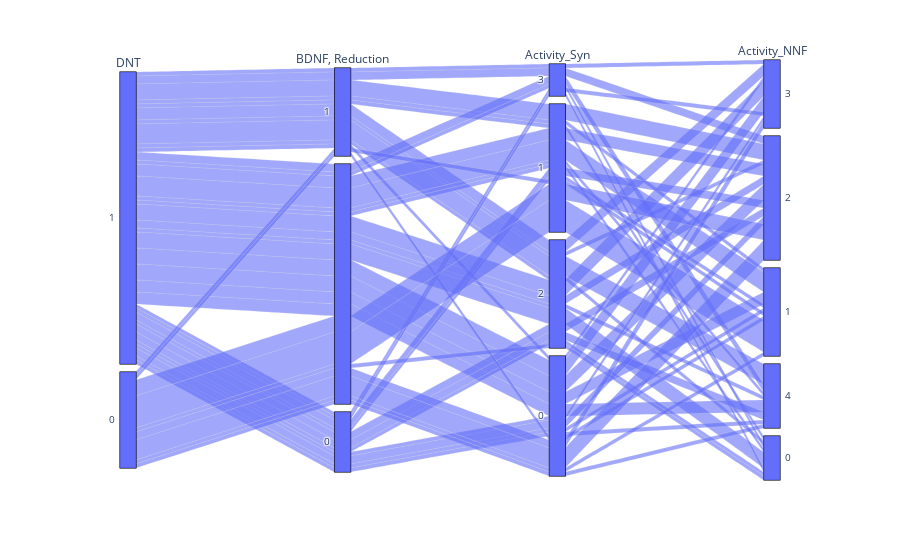

Notebook cell for this chart:
### Markdown cell above
### Parallel categories diagram

### Code cell
df = data[['DNT', 'BDNF, Reduction', 'Activity_Syn', 'Activity_NNF']]
fig = px.parallel_categories(df, color_continuous_scale=px.colors.diverging.Tealrose, color_continuous_midpoint=0)

fig.show()

### Figure 1 — Plotly figure (JSON) as saved in the notebook; plotly's stock layout.template omitted (floating-point values rounded to 4 significant figures)
{"data": [{"dimensions": [{"label": "DNT", "values": [1, 1, 1, 1, 1, 1, 1, 1, 1, 1, 1, 1, 1, 1, 1, 1, 1, 1, 1, 1, 1, 1, 1, 1, 1, 1, 1, 1, 1, 1, 1, 1, 1, 1, 1, 1, 1, 1, 1, 1, 1, 1, 1, 0, 0, 0, 0, 0, 0, 0, 0, 0, 0, 0, 0, 0, 1, 1, 1, 1, 1, 1, 1, 1, 1, 1, 0, 0, 1, 1, 1, 1, 1, 1, 1, 1, 1, 1, 1, 1, 1, 1, 1, 1, 1, 1, 1, 1, 0, 0, 0, 0, 0, 0, 0, 0, 0]}, {"label": "BDNF, Reduction", "values": [1, 1, null, null, 1, 1, null, 0, 0, 1, 1, 0, null, 1, 0, null, 0, null, null, null, 1, 0, 0, 1, null, null, null, null, null, null, 1, 1, null, 1, 1, 1, null, 1, null, 1, 1, null, 0, 1, null, null, null, null, null, null, null, null, null, null, null, null, 0, null, 0, null, null, null, null, 1, 1, null, null, null, null, null, null, null, null, 0, null, null, 0, null, 0, 0, 0, null, null, null, 1, null, null, null, null, null, null, null, null, null, null, null, 1]}, {"label": "Activity_Syn", "values": [3, 1, 1, 2, 3, 1, 1, 2, 2, 2, 2, 1, 3, 2, 2, 1, 2, 2, 2, 1, 1, 3, 1, 2, 1, 3, 1, 2, 2, 2, 2, 2, 2, 1, 3, 2, 1, 2, 1, 2, 1, 1, 1, 1, 1, 1, 1, 1, 1, 1, 1, 1, 1, 1, 1, 1, 3, 2, 2, 2, 2, 2, 1, 2, 1, 3, 2, 0, 0, 0, 0, 0, 0, 0, 0, 0, 0, 0, 0, 0, 0, 0, 0, 0, 0, 0, 0, 0, 0, 0, 0, 0, 0, 0, 0, 0, 0]}, {"label": "Activity_NNF", "values": [3, 2, 2, 3, 2, 1, 1, 2, 2, 3, 4, 1, 4, 4, 4, 2, 4, 2, 3, 2, 2, 3, 2, 2, 1, 4, 1, 3, 3, 4, 4, 4, 2, 2, 2, 4, 1, 3, 4, 3, 2, 1, 2, 1, 1, 2, 1, 2, 1, 2, 1, 1, 2, 1, 1, 1, 0, 0, 0, 0, 0, 0, 0, 0, 0, 0, 0, 4, 3, 4, 2, 4, 1, 1, 4, 3, 4, 3, 3, 2, 2, 1, 3, 2, 3, 1, 2, 2, 2, 2, 2, 3, 3, 1, 2, 2, 1]}], "domain": {"x": [0, 1], "y": [0, 1]}, "name": "", "type": "parcats"}], "layout": {"legend": {"tracegroupgap": 0}, "margin": {"t": 60}}}
